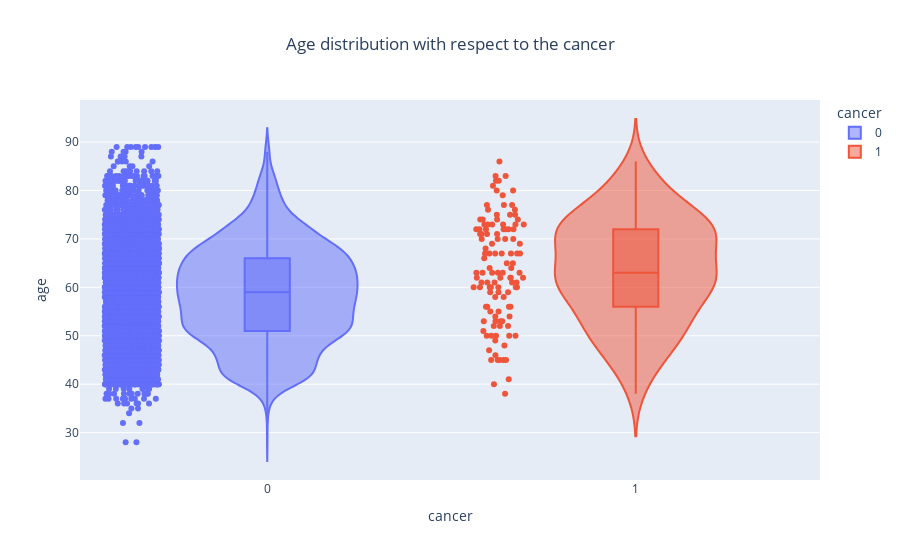

Write notebook code for a chart like this one.
### Code cell
fig = px.violin(train_df.sample(frac=0.1), y="age", x="cancer", color="cancer", box=True, 
                points="all",
                title='Age distribution with respect to the cancer')
fig.update_layout(title_x=0.5)
fig.show()

### Figure 1 — Plotly figure (JSON) as saved in the notebook; plotly's stock layout.template omitted (floating-point values rounded to 4 significant figures; data arrays with more than 128 entries replaced by an {"elided": "..."} marker saying what was removed)
{"data": [{"alignmentgroup": "True", "box": {"visible": true}, "hovertemplate": "cancer=%{x}<br>age=%{y}<extra></extra>", "legendgroup": "0", "marker": {"color": "#636efa"}, "name": "0", "offsetgroup": "0", "orientation": "v", "points": "all", "scalegroup": "True", "showlegend": true, "x": {"elided": "5353 int values"}, "x0": " ", "xaxis": "x", "y": {"elided": "5353 int values"}, "y0": " ", "yaxis": "y", "type": "violin"}, {"alignmentgroup": "True", "box": {"visible": true}, "hovertemplate": "cancer=%{x}<br>age=%{y}<extra></extra>", "legendgroup": "1", "marker": {"color": "#EF553B"}, "name": "1", "offsetgroup": "1", "orientation": "v", "points": "all", "scalegroup": "True", "showlegend": true, "x": [1, 1, 1, 1, 1, 1, 1, 1, 1, 1, 1, 1, 1, 1, 1, 1, 1, 1, 1, 1, 1, 1, 1, 1, 1, 1, 1, 1, 1, 1, 1, 1, 1, 1, 1, 1, 1, 1, 1, 1, 1, 1, 1, 1, 1, 1, 1, 1, 1, 1, 1, 1, 1, 1, 1, 1, 1, 1, 1, 1, 1, 1, 1, 1, 1, 1, 1, 1, 1, 1, 1, 1, 1, 1, 1, 1, 1, 1, 1, 1, 1, 1, 1, 1, 1, 1, 1, 1, 1, 1, 1, 1, 1, 1, 1, 1, 1, 1, 1, 1, 1, 1, 1, 1, 1, 1, 1, 1, 1, 1, 1, 1, 1, 1, 1, 1, 1, 1], "x0": " ", "xaxis": "x", "y": [72, 74, 74, 53, 60, 45, 50, 83, 63, 60, 75, 68, 70, 62, 67, 73, 83, 72, 52, 59, 56, 67, 60, 77, 73, 62, 64, 49, 53, 62, 66, 82, 38, 86, 59, 60, 71, 60, 76, 63, 74, 67, 61, 61, 50, 45, 79, 58, 63, 50, 50, 77, 63, 72, 53, 65, 61, 73, 63, 70, 71, 47, 60, 73, 60, 67, 58, 72, 45, 73, 69, 80, 71, 55, 75, 46, 73, 62, 80, 52, 48, 53, 51, 81, 63, 41, 67, 75, 54, 55, 76, 54, 71, 72, 45, 52, 74, 77, 59, 50, 69, 40, 61, 61, 82, 62, 56, 70, 56, 72, 56, 67, 64, 67, 65, 72, 45, 70], "y0": " ", "yaxis": "y", "type": "violin"}], "layout": {"xaxis": {"anchor": "y", "domain": [0, 1], "title": {"text": "cancer"}, "categoryorder": "array", "categoryarray": [0, 1], "type": "linear", "range": [-0.5083, 1.5], "autorange": true}, "yaxis": {"anchor": "x", "domain": [0, 1], "title": {"text": "age"}, "type": "linear", "range": [20.21, 98.69], "autorange": true}, "legend": {"title": {"text": "cancer"}, "tracegroupgap": 0}, "title": {"text": "Age distribution with respect to the cancer", "x": 0.5}, "violinmode": "overlay", "autosize": true}}
